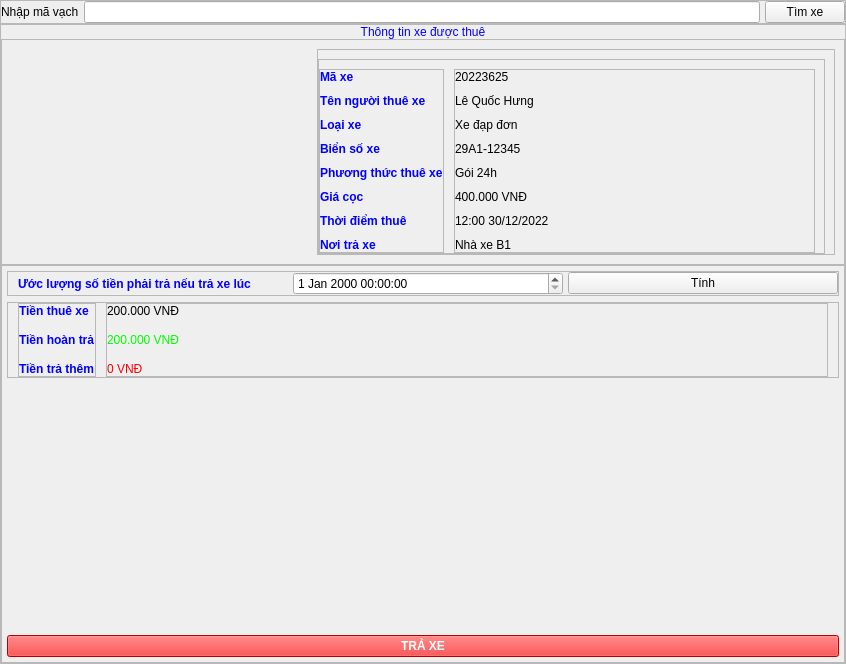
<?xml version="1.0" encoding="UTF-8"?>
<ui version="4.0">
 <class>Form</class>
 <widget class="QWidget" name="Form">
  <property name="geometry">
   <rect>
    <x>0</x>
    <y>0</y>
    <width>846</width>
    <height>664</height>
   </rect>
  </property>
  <property name="windowTitle">
   <string>Form</string>
  </property>
  <property name="styleSheet">
   <string notr="true"/>
  </property>
  <layout class="QVBoxLayout" name="verticalLayout">
   <property name="spacing">
    <number>0</number>
   </property>
   <property name="leftMargin">
    <number>0</number>
   </property>
   <property name="topMargin">
    <number>0</number>
   </property>
   <property name="rightMargin">
    <number>0</number>
   </property>
   <property name="bottomMargin">
    <number>0</number>
   </property>
   <item alignment="Qt::AlignTop">
    <widget class="QFrame" name="frame">
     <property name="sizePolicy">
      <sizepolicy hsizetype="Expanding" vsizetype="Fixed">
       <horstretch>0</horstretch>
       <verstretch>0</verstretch>
      </sizepolicy>
     </property>
     <property name="styleSheet">
      <string notr="true">font: 14pt &quot;Arial&quot;;</string>
     </property>
     <property name="frameShape">
      <enum>QFrame::StyledPanel</enum>
     </property>
     <property name="frameShadow">
      <enum>QFrame::Raised</enum>
     </property>
     <layout class="QHBoxLayout" name="horizontalLayout">
      <property name="spacing">
       <number>5</number>
      </property>
      <property name="leftMargin">
       <number>0</number>
      </property>
      <property name="topMargin">
       <number>0</number>
      </property>
      <property name="rightMargin">
       <number>0</number>
      </property>
      <property name="bottomMargin">
       <number>0</number>
      </property>
      <item>
       <widget class="QLabel" name="label">
        <property name="toolTip">
         <string>&lt;html&gt;&lt;head/&gt;&lt;body&gt;&lt;p&gt;&lt;br/&gt;&lt;/p&gt;&lt;/body&gt;&lt;/html&gt;</string>
        </property>
        <property name="whatsThis">
         <string>&lt;html&gt;&lt;head/&gt;&lt;body&gt;&lt;p&gt;&lt;br/&gt;&lt;/p&gt;&lt;/body&gt;&lt;/html&gt;</string>
        </property>
        <property name="text">
         <string>Nhập mã vạch</string>
        </property>
       </widget>
      </item>
      <item>
       <widget class="QLineEdit" name="lineEdit_maVach"/>
      </item>
      <item>
       <widget class="QPushButton" name="pushButtonTimXe">
        <property name="text">
         <string>Tìm xe</string>
        </property>
       </widget>
      </item>
     </layout>
    </widget>
   </item>
   <item>
    <widget class="QFrame" name="frameTraXe">
     <property name="frameShape">
      <enum>QFrame::StyledPanel</enum>
     </property>
     <property name="frameShadow">
      <enum>QFrame::Raised</enum>
     </property>
     <layout class="QVBoxLayout" name="verticalLayout_8">
      <property name="spacing">
       <number>0</number>
      </property>
      <property name="leftMargin">
       <number>0</number>
      </property>
      <property name="topMargin">
       <number>0</number>
      </property>
      <property name="rightMargin">
       <number>0</number>
      </property>
      <property name="bottomMargin">
       <number>0</number>
      </property>
      <item>
       <widget class="QLabel" name="label_2">
        <property name="sizePolicy">
         <sizepolicy hsizetype="Preferred" vsizetype="Fixed">
          <horstretch>0</horstretch>
          <verstretch>0</verstretch>
         </sizepolicy>
        </property>
        <property name="styleSheet">
         <string notr="true">font: 75 20pt &quot;Arial&quot;;
color: rgb(0, 0, 255);</string>
        </property>
        <property name="text">
         <string>Thông tin xe được thuê</string>
        </property>
        <property name="alignment">
         <set>Qt::AlignCenter</set>
        </property>
       </widget>
      </item>
      <item>
       <widget class="QFrame" name="frameThongTin">
        <property name="sizePolicy">
         <sizepolicy hsizetype="Preferred" vsizetype="Preferred">
          <horstretch>0</horstretch>
          <verstretch>0</verstretch>
         </sizepolicy>
        </property>
        <property name="frameShape">
         <enum>QFrame::StyledPanel</enum>
        </property>
        <property name="frameShadow">
         <enum>QFrame::Raised</enum>
        </property>
        <layout class="QHBoxLayout" name="horizontalLayout_3">
         <item>
          <widget class="QLabel" name="label_3">
           <property name="maximumSize">
            <size>
             <width>300</width>
             <height>300</height>
            </size>
           </property>
           <property name="text">
            <string/>
           </property>
           <property name="pixmap">
            <pixmap>../icon/xeDap.jpg</pixmap>
           </property>
           <property name="scaledContents">
            <bool>true</bool>
           </property>
          </widget>
         </item>
         <item>
          <widget class="QFrame" name="frame_4">
           <property name="frameShape">
            <enum>QFrame::StyledPanel</enum>
           </property>
           <property name="frameShadow">
            <enum>QFrame::Raised</enum>
           </property>
           <layout class="QVBoxLayout" name="verticalLayout_2">
            <property name="spacing">
             <number>10</number>
            </property>
            <property name="leftMargin">
             <number>0</number>
            </property>
            <property name="bottomMargin">
             <number>0</number>
            </property>
            <item>
             <widget class="QFrame" name="frame_5">
              <property name="styleSheet">
               <string notr="true">QLabel{
font: 14pt &quot;Arial&quot;;
}
</string>
              </property>
              <property name="frameShape">
               <enum>QFrame::StyledPanel</enum>
              </property>
              <property name="frameShadow">
               <enum>QFrame::Raised</enum>
              </property>
              <layout class="QHBoxLayout" name="horizontalLayout_2">
               <property name="spacing">
                <number>10</number>
               </property>
               <property name="leftMargin">
                <number>0</number>
               </property>
               <property name="bottomMargin">
                <number>0</number>
               </property>
               <item>
                <widget class="QFrame" name="frame_3">
                 <property name="sizePolicy">
                  <sizepolicy hsizetype="Fixed" vsizetype="Preferred">
                   <horstretch>0</horstretch>
                   <verstretch>0</verstretch>
                  </sizepolicy>
                 </property>
                 <property name="styleSheet">
                  <string notr="true">QLabel{
	
	color: rgb(0, 0, 255);
	font:bold
}</string>
                 </property>
                 <property name="frameShape">
                  <enum>QFrame::StyledPanel</enum>
                 </property>
                 <property name="frameShadow">
                  <enum>QFrame::Raised</enum>
                 </property>
                 <layout class="QVBoxLayout" name="verticalLayout_3">
                  <property name="spacing">
                   <number>10</number>
                  </property>
                  <property name="leftMargin">
                   <number>0</number>
                  </property>
                  <property name="topMargin">
                   <number>0</number>
                  </property>
                  <property name="rightMargin">
                   <number>0</number>
                  </property>
                  <property name="bottomMargin">
                   <number>0</number>
                  </property>
                  <item>
                   <widget class="QLabel" name="label_4">
                    <property name="text">
                     <string>Mã xe</string>
                    </property>
                   </widget>
                  </item>
                  <item>
                   <widget class="QLabel" name="label_12">
                    <property name="text">
                     <string>Tên người thuê xe</string>
                    </property>
                   </widget>
                  </item>
                  <item>
                   <widget class="QLabel" name="label_6">
                    <property name="text">
                     <string>Loại xe</string>
                    </property>
                   </widget>
                  </item>
                  <item>
                   <widget class="QLabel" name="label_8">
                    <property name="text">
                     <string>Biển số xe</string>
                    </property>
                   </widget>
                  </item>
                  <item>
                   <widget class="QLabel" name="label_10">
                    <property name="text">
                     <string>Phương thức thuê xe</string>
                    </property>
                   </widget>
                  </item>
                  <item>
                   <widget class="QLabel" name="label_11">
                    <property name="text">
                     <string>Giá cọc</string>
                    </property>
                   </widget>
                  </item>
                  <item>
                   <widget class="QLabel" name="label_13">
                    <property name="text">
                     <string>Thời điểm thuê</string>
                    </property>
                   </widget>
                  </item>
                  <item>
                   <widget class="QLabel" name="labelNoiTraXe">
                    <property name="styleSheet">
                     <string notr="true">color: rgb(0, 0, 255);
font: bold 14pt &quot;Arial&quot;;
</string>
                    </property>
                    <property name="text">
                     <string>Nơi trả xe</string>
                    </property>
                   </widget>
                  </item>
                 </layout>
                </widget>
               </item>
               <item>
                <widget class="QFrame" name="frame_6">
                 <property name="frameShape">
                  <enum>QFrame::StyledPanel</enum>
                 </property>
                 <property name="frameShadow">
                  <enum>QFrame::Raised</enum>
                 </property>
                 <layout class="QVBoxLayout" name="verticalLayout_4">
                  <property name="spacing">
                   <number>10</number>
                  </property>
                  <property name="leftMargin">
                   <number>0</number>
                  </property>
                  <property name="topMargin">
                   <number>0</number>
                  </property>
                  <property name="rightMargin">
                   <number>0</number>
                  </property>
                  <property name="bottomMargin">
                   <number>0</number>
                  </property>
                  <item>
                   <widget class="QLabel" name="label_maXe">
                    <property name="text">
                     <string>20223625</string>
                    </property>
                   </widget>
                  </item>
                  <item>
                   <widget class="QLabel" name="label_nguoiThueXe">
                    <property name="text">
                     <string>Lê Quốc Hưng</string>
                    </property>
                   </widget>
                  </item>
                  <item>
                   <widget class="QLabel" name="label_loaiXe">
                    <property name="text">
                     <string>Xe đạp đơn</string>
                    </property>
                   </widget>
                  </item>
                  <item>
                   <widget class="QLabel" name="label_bienSoXe">
                    <property name="text">
                     <string>29A1-12345</string>
                    </property>
                   </widget>
                  </item>
                  <item>
                   <widget class="QLabel" name="label_phuongThucThueXe">
                    <property name="text">
                     <string>Gói 24h</string>
                    </property>
                   </widget>
                  </item>
                  <item>
                   <widget class="QLabel" name="label_giaCoc">
                    <property name="text">
                     <string>400.000 VNĐ</string>
                    </property>
                   </widget>
                  </item>
                  <item>
                   <widget class="QLabel" name="label_thoiDiemThue">
                    <property name="text">
                     <string>12:00 30/12/2022 </string>
                    </property>
                   </widget>
                  </item>
                  <item>
                   <widget class="QLabel" name="label_noiTraXe">
                    <property name="text">
                     <string>Nhà xe B1</string>
                    </property>
                   </widget>
                  </item>
                 </layout>
                </widget>
               </item>
              </layout>
             </widget>
            </item>
           </layout>
          </widget>
         </item>
        </layout>
       </widget>
      </item>
      <item>
       <widget class="QFrame" name="frameTienThue">
        <property name="sizePolicy">
         <sizepolicy hsizetype="Preferred" vsizetype="Expanding">
          <horstretch>0</horstretch>
          <verstretch>0</verstretch>
         </sizepolicy>
        </property>
        <property name="frameShape">
         <enum>QFrame::StyledPanel</enum>
        </property>
        <property name="frameShadow">
         <enum>QFrame::Raised</enum>
        </property>
        <layout class="QVBoxLayout" name="verticalLayout_7">
         <property name="leftMargin">
          <number>5</number>
         </property>
         <property name="topMargin">
          <number>5</number>
         </property>
         <property name="rightMargin">
          <number>5</number>
         </property>
         <property name="bottomMargin">
          <number>5</number>
         </property>
         <item>
          <widget class="QFrame" name="frame_8">
           <property name="sizePolicy">
            <sizepolicy hsizetype="Expanding" vsizetype="Fixed">
             <horstretch>0</horstretch>
             <verstretch>0</verstretch>
            </sizepolicy>
           </property>
           <property name="styleSheet">
            <string notr="true">font: 14pt &quot;Arial&quot;;</string>
           </property>
           <property name="frameShape">
            <enum>QFrame::StyledPanel</enum>
           </property>
           <property name="frameShadow">
            <enum>QFrame::Raised</enum>
           </property>
           <layout class="QHBoxLayout" name="horizontalLayout_4">
            <property name="spacing">
             <number>5</number>
            </property>
            <property name="leftMargin">
             <number>10</number>
            </property>
            <property name="topMargin">
             <number>0</number>
            </property>
            <property name="rightMargin">
             <number>0</number>
            </property>
            <property name="bottomMargin">
             <number>0</number>
            </property>
            <item>
             <widget class="QLabel" name="label_9">
              <property name="styleSheet">
               <string notr="true">color: rgb(0, 0, 255);
font:bold;</string>
              </property>
              <property name="text">
               <string>Ước lượng số tiền phải trả nếu trả xe lúc</string>
              </property>
             </widget>
            </item>
            <item>
             <widget class="QDateTimeEdit" name="dateTimeEdit"/>
            </item>
            <item>
             <widget class="QPushButton" name="pushButtonTinhTien">
              <property name="styleSheet">
               <string notr="true"/>
              </property>
              <property name="text">
               <string>Tính</string>
              </property>
             </widget>
            </item>
           </layout>
          </widget>
         </item>
         <item alignment="Qt::AlignTop">
          <widget class="QFrame" name="frame_9">
           <property name="sizePolicy">
            <sizepolicy hsizetype="Preferred" vsizetype="Expanding">
             <horstretch>0</horstretch>
             <verstretch>0</verstretch>
            </sizepolicy>
           </property>
           <property name="styleSheet">
            <string notr="true">QLabel{
	
	font: 14pt &quot;Arial&quot;;
}</string>
           </property>
           <property name="frameShape">
            <enum>QFrame::StyledPanel</enum>
           </property>
           <property name="frameShadow">
            <enum>QFrame::Raised</enum>
           </property>
           <layout class="QHBoxLayout" name="horizontalLayout_5">
            <property name="spacing">
             <number>10</number>
            </property>
            <property name="leftMargin">
             <number>10</number>
            </property>
            <property name="topMargin">
             <number>0</number>
            </property>
            <property name="rightMargin">
             <number>10</number>
            </property>
            <property name="bottomMargin">
             <number>0</number>
            </property>
            <item>
             <widget class="QFrame" name="frame_10">
              <property name="sizePolicy">
               <sizepolicy hsizetype="Fixed" vsizetype="Preferred">
                <horstretch>0</horstretch>
                <verstretch>0</verstretch>
               </sizepolicy>
              </property>
              <property name="styleSheet">
               <string notr="true">color: rgb(0, 0, 255);
font:bold;</string>
              </property>
              <property name="frameShape">
               <enum>QFrame::StyledPanel</enum>
              </property>
              <property name="frameShadow">
               <enum>QFrame::Raised</enum>
              </property>
              <layout class="QVBoxLayout" name="verticalLayout_5">
               <property name="spacing">
                <number>15</number>
               </property>
               <property name="leftMargin">
                <number>0</number>
               </property>
               <property name="topMargin">
                <number>0</number>
               </property>
               <property name="rightMargin">
                <number>0</number>
               </property>
               <property name="bottomMargin">
                <number>0</number>
               </property>
               <item>
                <widget class="QLabel" name="label_20">
                 <property name="text">
                  <string>Tiền thuê xe</string>
                 </property>
                </widget>
               </item>
               <item>
                <widget class="QLabel" name="label_22">
                 <property name="text">
                  <string>Tiền hoàn trả</string>
                 </property>
                </widget>
               </item>
               <item>
                <widget class="QLabel" name="label_24">
                 <property name="text">
                  <string>Tiền trả thêm</string>
                 </property>
                </widget>
               </item>
              </layout>
             </widget>
            </item>
            <item>
             <widget class="QFrame" name="frame_11">
              <property name="frameShape">
               <enum>QFrame::StyledPanel</enum>
              </property>
              <property name="frameShadow">
               <enum>QFrame::Raised</enum>
              </property>
              <layout class="QVBoxLayout" name="verticalLayout_6">
               <property name="spacing">
                <number>15</number>
               </property>
               <property name="leftMargin">
                <number>0</number>
               </property>
               <property name="topMargin">
                <number>0</number>
               </property>
               <property name="rightMargin">
                <number>0</number>
               </property>
               <property name="bottomMargin">
                <number>0</number>
               </property>
               <item>
                <widget class="QLabel" name="label_tienThueXe">
                 <property name="text">
                  <string>200.000 VNĐ</string>
                 </property>
                </widget>
               </item>
               <item>
                <widget class="QLabel" name="label_tienHoanTra">
                 <property name="styleSheet">
                  <string notr="true">color: rgb(0, 255, 0);</string>
                 </property>
                 <property name="text">
                  <string>200.000 VNĐ</string>
                 </property>
                </widget>
               </item>
               <item>
                <widget class="QLabel" name="label_tienTraThem">
                 <property name="styleSheet">
                  <string notr="true">color: rgb(255, 0, 0);</string>
                 </property>
                 <property name="text">
                  <string>0 VNĐ</string>
                 </property>
                </widget>
               </item>
              </layout>
             </widget>
            </item>
           </layout>
          </widget>
         </item>
         <item alignment="Qt::AlignBottom">
          <widget class="QPushButton" name="pushButtonTraXe">
           <property name="sizePolicy">
            <sizepolicy hsizetype="Expanding" vsizetype="Preferred">
             <horstretch>0</horstretch>
             <verstretch>0</verstretch>
            </sizepolicy>
           </property>
           <property name="styleSheet">
            <string notr="true">font: 75 14pt &quot;Arial&quot;;
background-color: rgb(255, 0, 0);
color: rgb(255, 255, 255);
font: bold;</string>
           </property>
           <property name="text">
            <string>TRẢ XE</string>
           </property>
          </widget>
         </item>
        </layout>
       </widget>
      </item>
     </layout>
    </widget>
   </item>
  </layout>
 </widget>
 <resources/>
 <connections/>
</ui>
